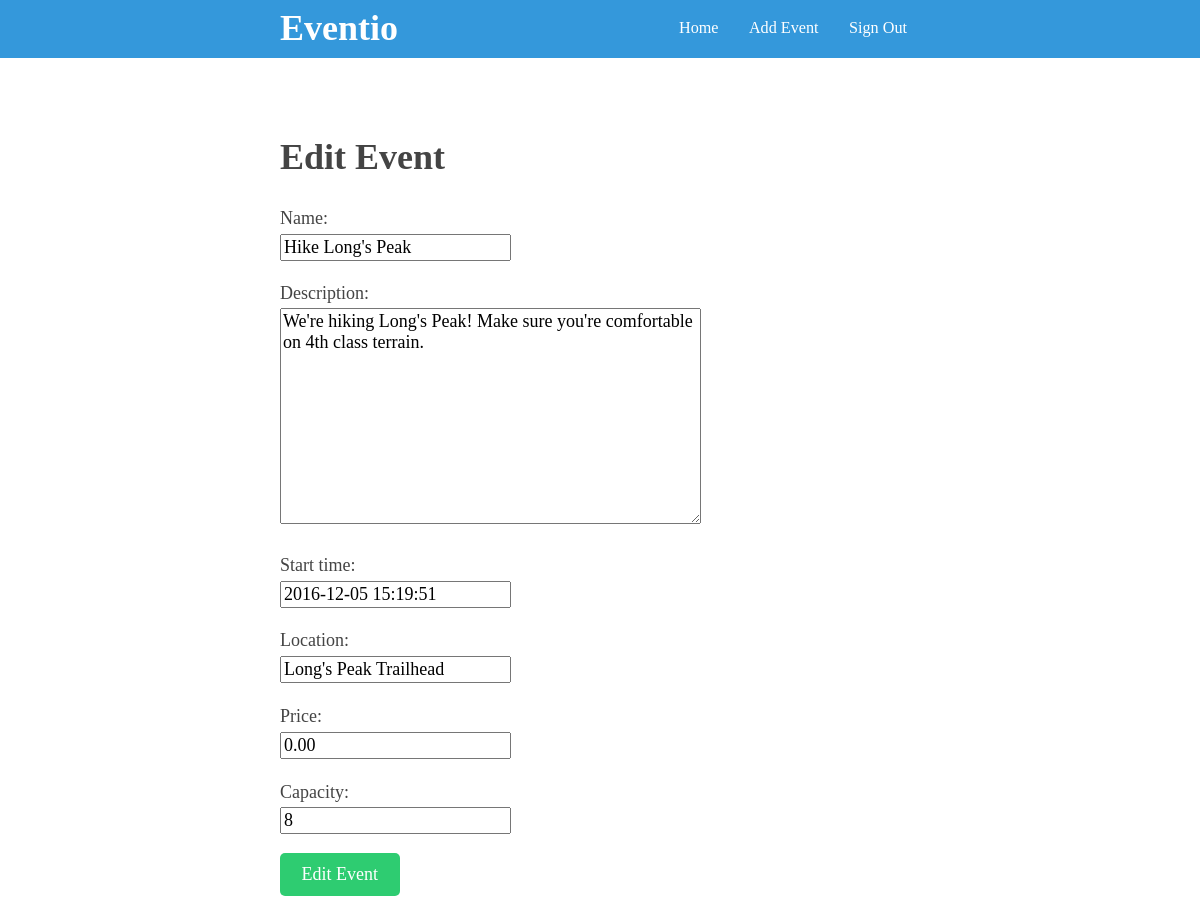
Page /event/2/edit/ (signed in) on the committed database.
### events/models.py (models this page shows, shortened)
class Event(models.Model):
    name = models.CharField(max_length=255)
    description = models.TextField()
    start_time = models.DateTimeField()
    location = models.CharField(max_length=255)
    owner = models.ForeignKey(User, related_name='authored_events')
    price = models.DecimalField(blank=True, null=True, decimal_places=2, max_digits=6)
    capacity = models.PositiveSmallIntegerField(blank=True, null=True)

### events/views.py (the view)
# urls.py: url(r'^event/(?P<pk>\d+)/edit/$', event_edit, name='event_edit'),
@login_required
def event_edit(request, pk):
    event = get_object_or_404(Event, pk=pk)
    if request.user != event.owner:
        raise PermissionDenied
    if request.method == 'POST':
        form = AddEventForm(request.POST, instance=event)
        if form.is_valid():
            event = form.save()
            return redirect('event', pk=event.pk)
    else:
        form = AddEventForm(instance=event)
    return render(request, 'event_edit.html', {'form': form})

### events/forms.py
class AddEventForm(forms.ModelForm):
    class Meta:
        model = Event
        fields = ('name', 'description',
                  'start_time', 'location',
                  'price', 'capacity')

### templates/event_edit.html (shortened to what this page needs)
{% extends '_partials/base.html' %}
{% block head %}
    <link rel="stylesheet" href="https://cdnjs.cloudflare.com/ajax/libs/flatpickr/2.0.5/flatpickr.airbnb.min.css" />
{% endblock head %}
{% block content %}
    <h1>Edit Event</h1>
    <form method="post">
      {{ form.as_p }}
      <button type="submit">Edit Event</button>
    </form>
{% endblock content %}

### assets/css/app.css (style rules this page uses)
body { color: #444; font-size: 18px; line-height: 1.6; margin: 0; padding: 0 0 60px; }
button { background-color: #2ecc71; border: none; border-radius: 5px; color: white; cursor: pointer; font: inherit; padding: 0.4em 1.2em; text-decoration: none; }
label { display: block; }
input, textarea { font-family: inherit; font-size: inherit; }
h1, h2, h3 { line-height: 1.2; }

### rows in the picture
Event: name "Hike Long's Peak", description "We're hiking Long's Peak! Make sure you're comfortable on 4th class terrain.", start_time "2016-12-05 15:19:51", location "Long's Peak Trailhead", price "0.00", capacity "8"
